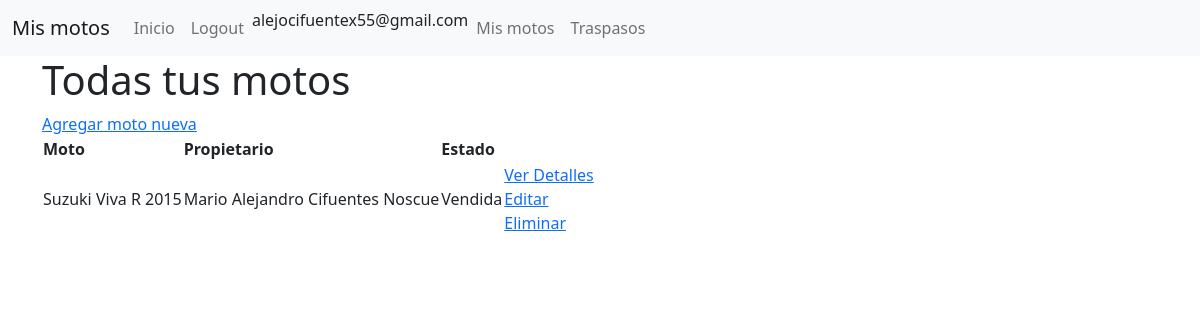
Screenshot of /mis_motos/ (signed in) with the database file from the repository.
### apps/motos/models.py (models this page shows, shortened)
class Historial(models.Model):
    moto = models.ForeignKey(Moto, on_delete=models.PROTECT)
    propietario = models.ForeignKey(Persona, on_delete=models.PROTECT)
    estado = models.CharField(max_length=20, choices= estados, default='En propiedad')

class Moto(models.Model):
    marca = models.CharField(max_length=100)
    modelo = models.CharField(max_length=100)
    cilindraje = models.IntegerField()
    foto_moto = models.ImageField(upload_to='fotos_motos', null=True, blank=True)
    color = models.CharField(max_length=100)
    placa = models.CharField(unique=True, max_length=100)
    chasis = models.CharField(unique=True, max_length=100)
    def __str__(self):
        return self.marca + " " + self.modelo

class Persona(models.Model):
    nombres = models.CharField(max_length=100)
    apellidos = models.CharField(max_length=100)
    foto  = models.ImageField(upload_to='fotos_usuarios', null=True, blank=True)
    cedula = models.IntegerField(unique=True)
    telefono = models.IntegerField(null=True, blank=True)
    dirección = models. CharField(max_length=100)
    ciudad = models.CharField(max_length=100)
    id_usuario = models.OneToOneField(User, on_delete=models.CASCADE)
    def __str__(self):
        return self.nombres + " " + self.apellidos

### apps/motos/views.py (the view)
# urls.py: path('mis_motos/', mis_motos_view, name='mis_motos'),
def mis_motos_view(request):
    propietario = Persona.objects.get(id_usuario = request.user.id)
    lista = Historial.objects.filter(propietario = propietario)
    return render(request, 'motos/mis_motos.html', locals())

### templates/motos/mis_motos.html
{% extends 'base.html' %} {% block contenido %}
<h1>Todas tus motos</h1>
<a href="{% url 'moto_agregar' %}">Agregar moto nueva</a>
<table>
    <thead>
        <tr>
            <th>Moto</th>
            <th>Propietario</th>
            <th>Estado</th>
        </tr>
    </thead>
    <tbody>
        {% for i in lista %}
        <tr>
            <td>{{ i.moto }}</td>
            <td>{{ i.propietario }}</td>
            <td>{{ i.estado }}</td>
            <td>
                <a href="{% url 'moto_detalles' id_moto=i.id %}"> Ver Detalles </a>
                <br><a href="{% url 'moto_editar' id_moto=i.id %}"> Editar </a>
                <br><a href="{% url 'moto_eliminar' id_moto=i.id %}"> Eliminar </a>
            </td>
        </tr>
        {% endfor %}
    </tbody>
</table>
{% endblock contenido %}

### templates/base.html (shortened to what this page needs)
<!doctype html>
<html lang="en">
<head>
    <link rel="stylesheet" href="https://cdn.jsdelivr.net/npm/bootstrap@5.0.2/dist/css/bootstrap.min.css">
</head>
<body>
    <nav class="navbar navbar-expand-lg navbar-light bg-light">
        <div class="container-fluid">
            <a class="navbar-brand" href="{% url 'mis_motos'%}">Mis motos</a>
            <div class="collapse navbar-collapse" id="navbarSupportedContent">
                <ul class="navbar-nav me-auto mb-2 mb-lg-0">
                    <li class="nav-item">
                        <a class="nav-link" href="{% url 'motos' %}">Inicio</a>
                    </li>
                    <li class="nav-item">
                        {% if request.user.is_authenticated %}
                        <a class="nav-link" href="{% url 'logout' %}">Logout</a> {% else %}
                        <a class="nav-link" href="{% url 'login' %}">Login</a> {% endif %}
                    </li>
                    {% if request.user.is_authenticated %}
                    <li class="nav-item">{{ request.user }}</li>
                    {% else %}
                    <li class="nav-item">
                        <a class="nav-link" href="{% url 'registro' %}">Registrate</a>
                    </li>
                    {% endif %} {% if request.user.is_authenticated %}
                    <li class="nav-item">
                        <a class="nav-link" href="{% url 'mis_motos' %}">Mis motos</a>
                    </li>
                    <li class="nav-item">
                        <a class="nav-link" href="{% url 'traspasos' %}">Traspasos</a>
                    </li>
                    {% endif %}
                </ul>
            </div>
        </div>
    </nav>
    <div class="container">
        {% block contenido %} {% endblock contenido %}
    </div>
</body>
</html>

### rows the page displays
Historial: moto "Suzuki Viva R 2015", propietario "Mario Alejandro Cifuentes Noscue", estado "Vendida"

### other values shown
{{ request.user }} "alejocifuentex55@gmail.com"
